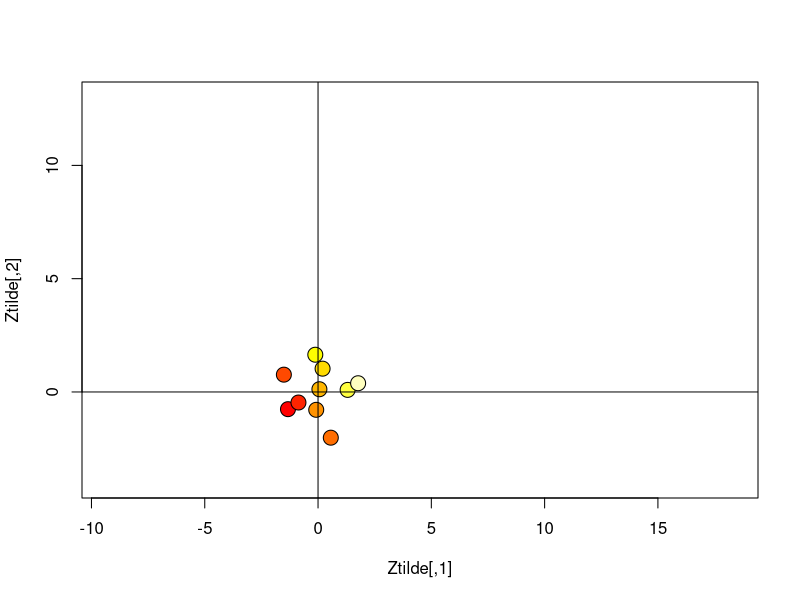

Generate this figure with R:
## ---- chunk 1
knitr::opts_chunk$set(echo = T, eval= T, message=F, warning=F, error=F, comment=NA, cache=F, R.options=list(width=220))
## ---- chunk 2
( S <- matrix(c(2.2, 0.4, 0.4, 2.8),nrow=2,ncol=2) )

# calcolo autovalori e autovettori di S
eigen <- eigen(S)
# Lambda
( Lambda = diag(eigen$values) )
# V
V = eigen$vectors
colnames(V) = c("v1","v2")
V

# verifico la decomposizione spettrale
round( 
S - V %*% Lambda %*% t(V) 
, 8)

# verifico che V è ortogonale
V %*% t(V)  - diag(c(1,1))
# t(V) %*% V - diag(c(1,1))
## ---- chunk 3
# S^(1/2)
( SqrtS = V %*% Lambda^(1/2) %*% t(V) )
# S^(-1)
( InvS = V %*% diag( 1/diag(Lambda) ) %*% t(V) )
# verifico che è l'inversa di S
round( 
InvS %*% S
, 8)
## ---- chunk 4
# varianza totale di S
sum(diag(Lambda)) # coincide con sum(diag(S))
# varianza generalizzata di S
prod(diag(Lambda)) # coincide con det(S)
## ---- chunk 5
rm(list=ls())
( X <- matrix(c(2,3,3,4,4,5,6,6,7,8,7,8,10,6,8,10,12,13,11,12),nrow=10,ncol=2) )
n <- nrow(X)
p <- ncol(X)
## ---- chunk 6
one.n <- matrix(rep(1,n),ncol=1)
I.n <- diag(rep(1,n))
H <- I.n - (1/n) * one.n %*% t(one.n)
Xtilde <- H %*% X

# S
S = (1/n)* t(Xtilde) %*% Xtilde

# Decomposizione Spettrale
eigen = eigen(S)
Lambda = diag(eigen$values)
V = eigen$vectors


# S^(1/2)
( InvSqrtS = V %*% diag(diag(Lambda)^(-.5)) %*% t(V) )

# Dati ortogonalizzati
Ztilde = Xtilde %*% InvSqrtS 

plot(Ztilde, xlim=c(-4,13),ylim=c(-4,13),
     bg=heat.colors(n),pch=21,cex=2,asp=1)
abline(h=0)
abline(v=0)

# vettore delle medie
round( 
(1/n) * t(Ztilde) %*% one.n
,8)

# matrice di varianze e covarianze
round( 
(1/n)* t(H %*% Ztilde)%*% (H %*% Ztilde) 
, 8)
## ---- chunk 7
# rango di Xtilde
( r = qr(Xtilde)$rank )

# SVD di Xtilde
SVD=svd(Xtilde)

( Ur = SVD$u )
( Vr = SVD$v )
( Deltar = diag(SVD$d) )

# verifico SVD
round( Xtilde - Ur %*% Deltar %*% t(Vr) , 8)
